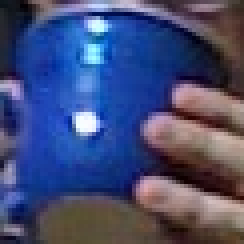
//> input picture Resources/BlueCup.jpg, 61 x 61 px (shown 4 times larger)
$ ./main ../../Resources/BlueCup.jpg   (built with g++ and OpenCV 4)
//> lines starting //> are read from the running program, lines starting //| are printed output that depends on the picture; after the words box and inside, x2 and y2 are one past the last pixel; in counts of white or black regions, pixels touching at a corner belong together
//
//  main.cpp
//  AffineTransform
//
//  Created by chenjie on 2020/6/24.
//  Copyright © 2020 chenjie. All rights reserved.
//

#include <iostream>
#include <opencv2/core.hpp>
#include <opencv2/highgui.hpp>
#include <opencv2/imgproc.hpp>

int main(int argc, const char * argv[]) {
    if (argc != 2) {
      std::cout << "Warp affine\nUsage: " << argv[0] << " <imagename>\n" << std::endl;
      return -1;
    }

    // 读取原图
    cv::Mat src = cv::imread(argv[1], cv::IMREAD_COLOR);
//> src is the input picture: 61 rows x 61 cols, CV_8UC3; mean B, G, R 117.6, 76.4, 68
    if (src.empty()) {
        std::cout << "Can not load " << argv[1] << std::endl;
        return -1;
    }

    // 定义旋转之前图像轮廓顶点坐标
    cv::Point2f srcTri[] = {
        cv::Point2f(0,0),               // 左上
        cv::Point2f(src.cols - 1, 0),   // 右上
        cv::Point2f(0, src.rows - 1)    // 左下
    };
    // 定义旋转之后图像轮廓顶点坐标
    cv::Point2f dstTri[] = {
        cv::Point2f(src.cols * 0.f, src.rows * 0.33f),   // 左上
        cv::Point2f(src.cols * 0.85f, src.rows * 0.25f), // 右上
        cv::Point2f(src.cols * 0.15f, src.rows * 0.7f)   // 左下
    };

    // 计算仿射矩阵
    cv::Mat warp_mat = cv::getAffineTransform(srcTri, dstTri);
    cv::Mat dst, dst2;
    // 应用仿射变换
    cv::warpAffine(src, dst, warp_mat, src.size(),
                   cv::INTER_LINEAR,
                   cv::BORDER_CONSTANT, cv::Scalar());
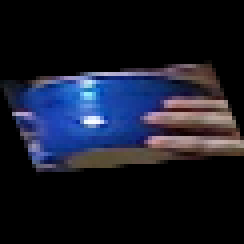
//> dst: 61 rows x 61 cols, CV_8UC3 (shown 4 times larger); mean B, G, R 39.6, 25.7, 22.8

    // 在仿射变换处理后的图像上目标顶点上绘制圆形
    for (int i = 0; i < 3; ++i) {
        cv::circle(dst, dstTri[i], 5, cv::Scalar(255, 0, 255), -1, cv::LINE_AA);
    }
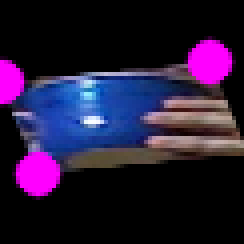
//> dst: 61 rows x 61 cols, CV_8UC3 (shown 4 times larger); 8.57% of pixels changed, all inside (x1, y1, x2, y2) = (0, 9, 59, 50)

    // 显示第一次仿射变换的结果
    cv::imshow("Affine Transform Test", dst);
    // 刮起程序直至输入任意键
    cv::waitKey();

    // 定义旋转中心
    cv::Point2f center(src.cols * 0.5f, src.rows * 0.5f);
//> center = Point(30.5, 30.5)
    // 不断旋转缩放图像
    for (int frame = 0; ; ++frame) {
        // 定义旋转角度和在xy轴上的缩放系数
        double angle = frame * 3 % 360;
        double scale = (cos((angle - 60) * CV_PI/180) + 1.05) * 0.8;
        // 计算旋转缩放矩阵
        cv::Mat rot_mat = cv::getRotationMatrix2D(center, angle, scale);
//> rot_mat = [[1.24, 0, -7.32], [0, 1.24, -7.32]]

        // 应用仿射变换
        cv::warpAffine(src, dst, rot_mat, src.size(),
                       cv::INTER_LINEAR,
                       cv::BORDER_CONSTANT, cv::Scalar());
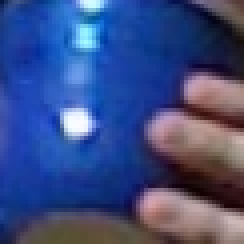
//> dst: 61 rows x 61 cols, CV_8UC3 (shown 4 times larger); mean B, G, R 131.7, 77.2, 60.5
        // 显示旋转后的图像
        cv::imshow("Rotated Image", dst);
        // 等待用户输入任意键结束程序
        if (cv::waitKey(30) >= 0) {
//> the Esc key is pressed
            break;
        }
    }

    return 0;
}

$ run again, on Resources/HandOutdoorColor.jpg
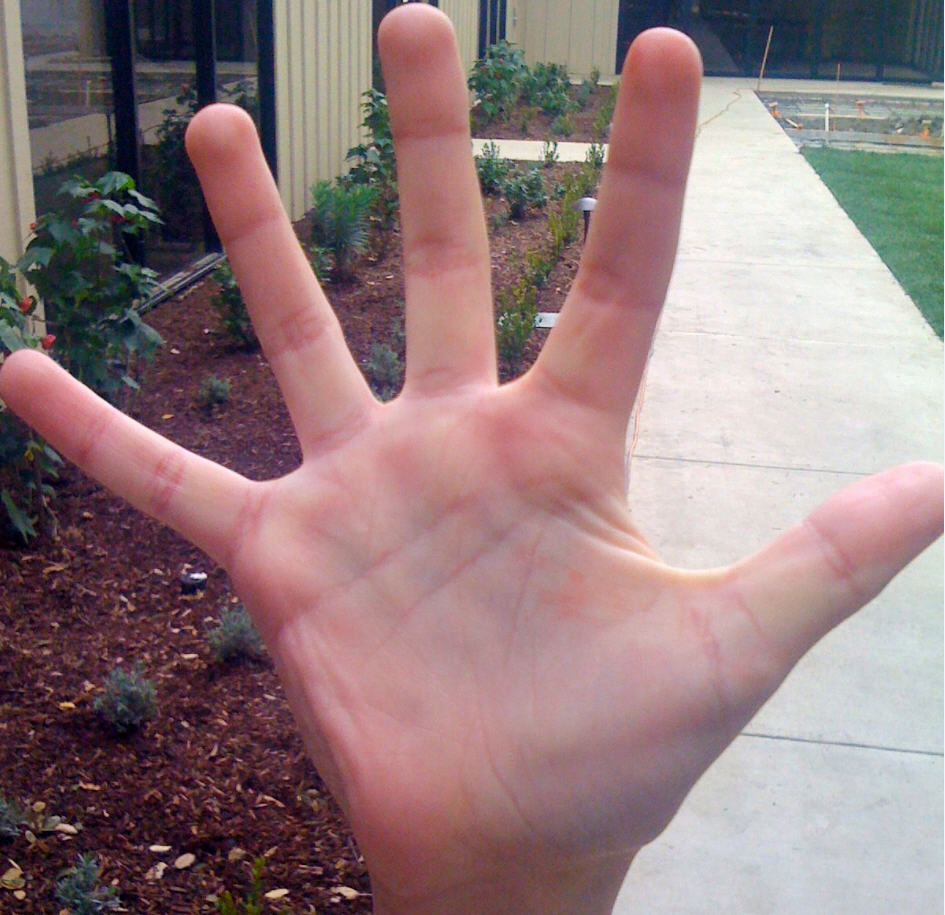
//> input picture Resources/HandOutdoorColor.jpg, 945 x 915 px
//> src is the input picture: 915 rows x 945 cols, CV_8UC3; mean B, G, R 125.6, 123.8, 146.8
//> `cv::warpAffine(src, dst, warp_mat, src.size(), cv::INTER_LINEAR, cv::B..`:
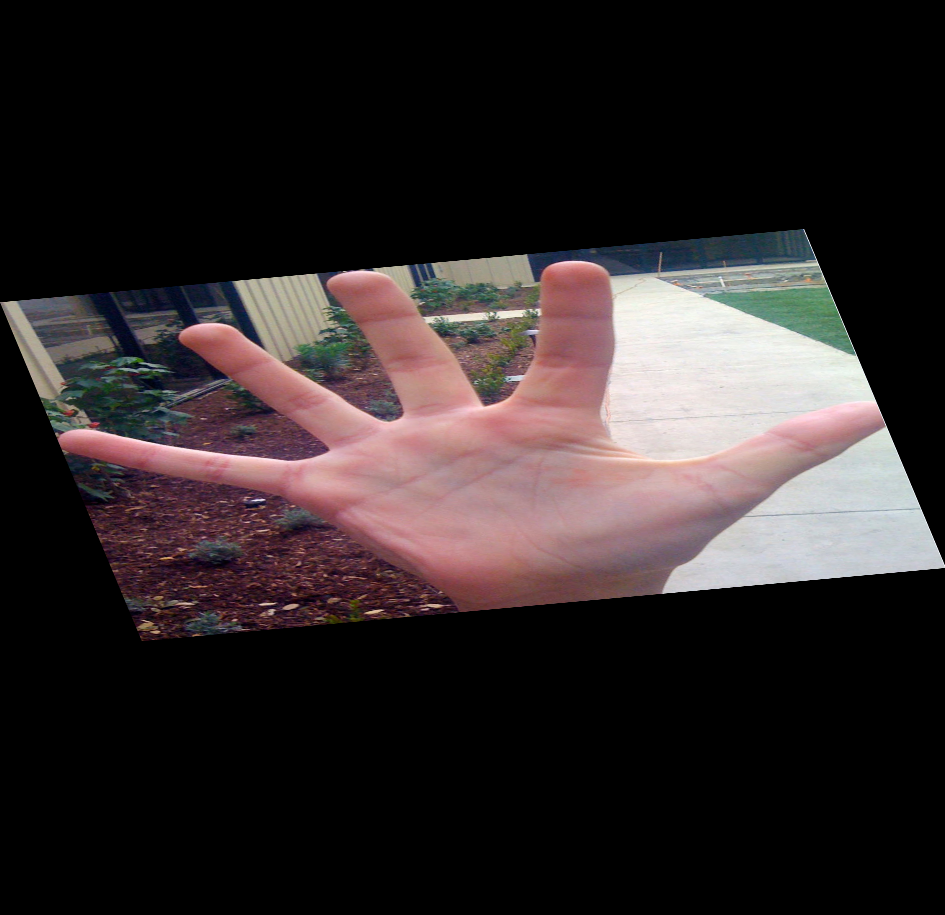
//> dst: 915 rows x 945 cols, CV_8UC3; mean B, G, R 41.1, 40.5, 48
//> `cv::warpAffine(src, dst, rot_mat, src.size(), cv::INTER_LINEAR, cv::BO..`:
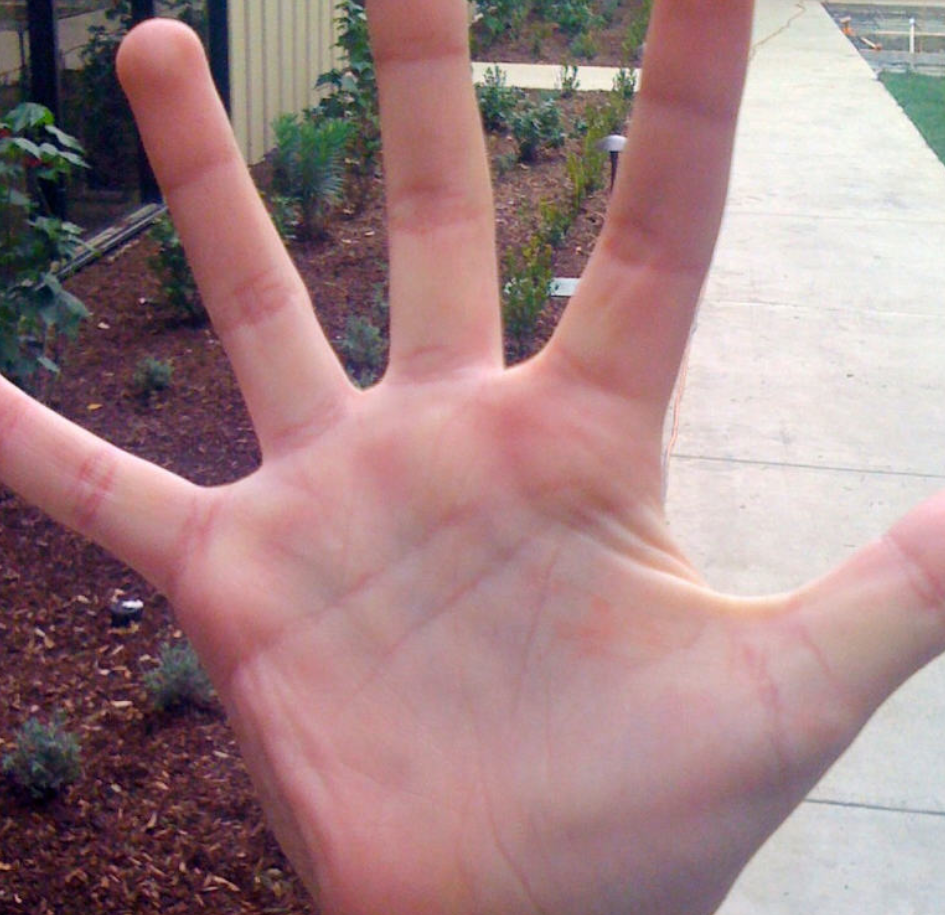
//> dst: 915 rows x 945 cols, CV_8UC3; mean B, G, R 132.2, 130.2, 160.6

$ run again, on Resources/HandOutdoorSunColor.jpg
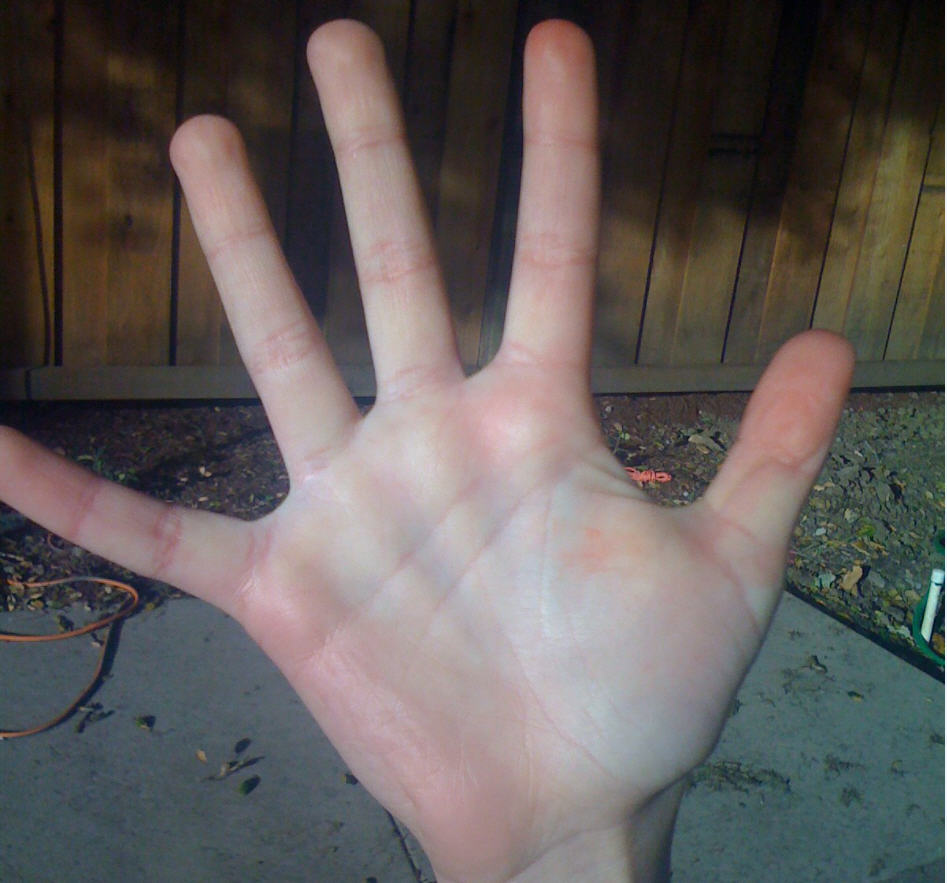
//> input picture Resources/HandOutdoorSunColor.jpg, 947 x 883 px
//> src is the input picture: 883 rows x 947 cols, CV_8UC3; mean B, G, R 91.4, 93.1, 99.4
//> `cv::warpAffine(src, dst, warp_mat, src.size(), cv::INTER_LINEAR, cv::B..`:
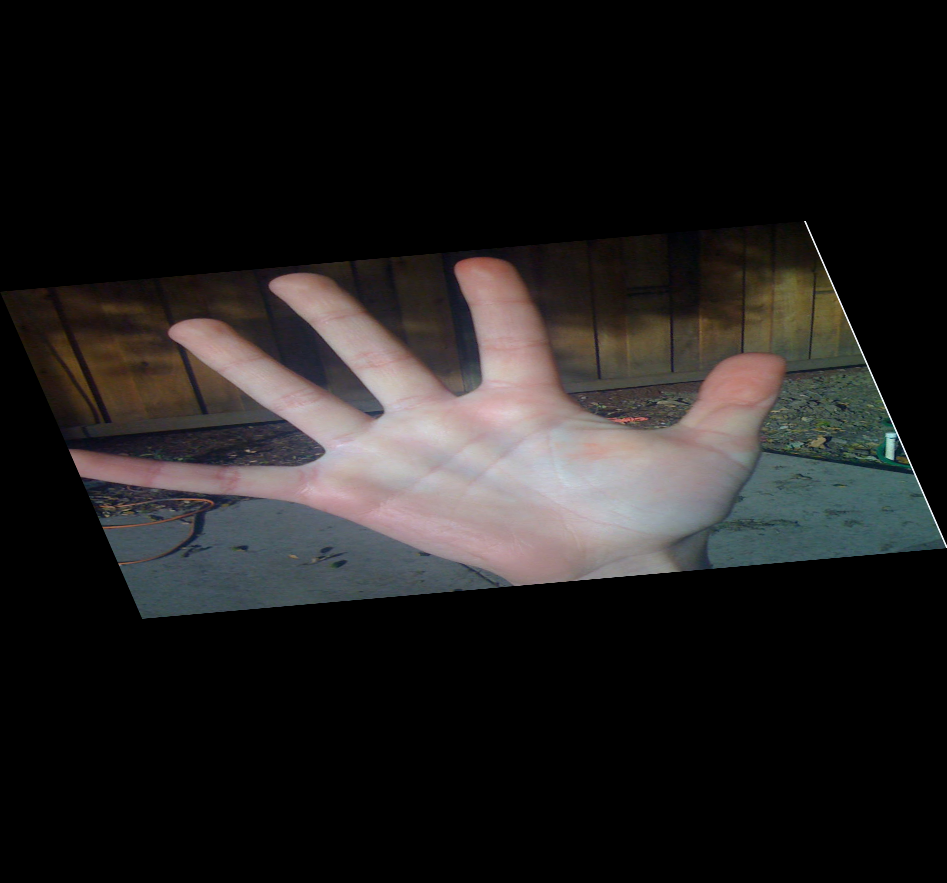
//> dst: 883 rows x 947 cols, CV_8UC3; mean B, G, R 29.9, 30.5, 32.5
//> `cv::warpAffine(src, dst, rot_mat, src.size(), cv::INTER_LINEAR, cv::BO..`:
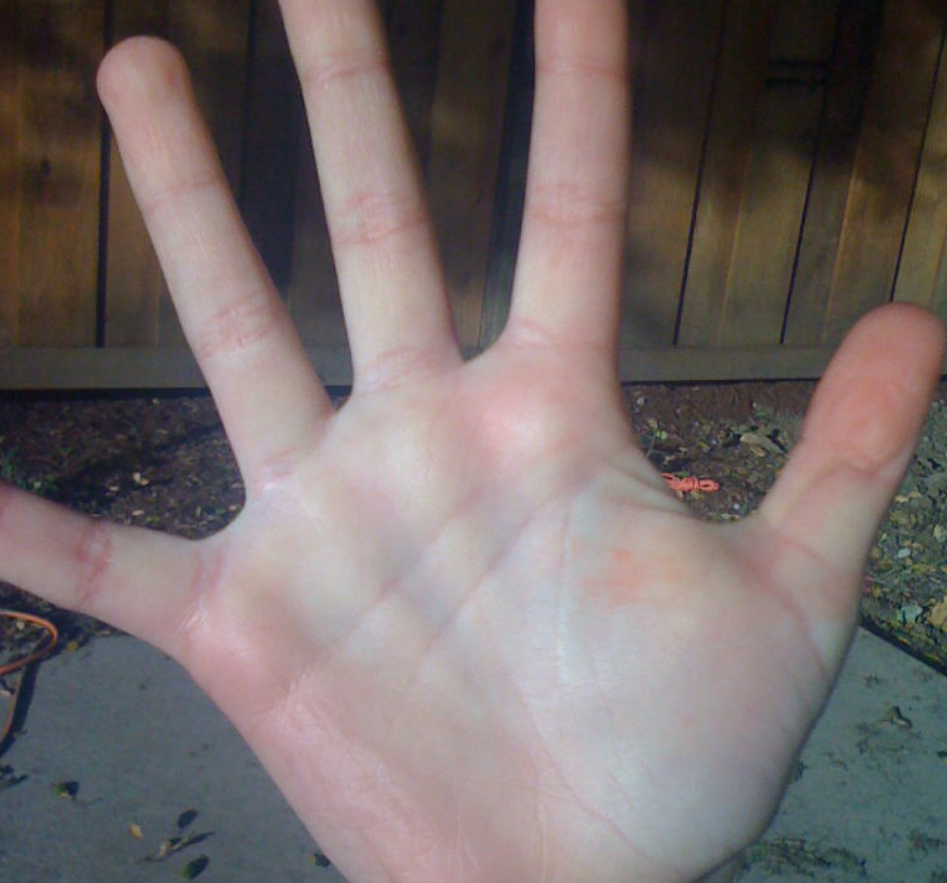
//> dst: 883 rows x 947 cols, CV_8UC3; mean B, G, R 107, 107.9, 118

$ run again, on Resources/adrian.jpg
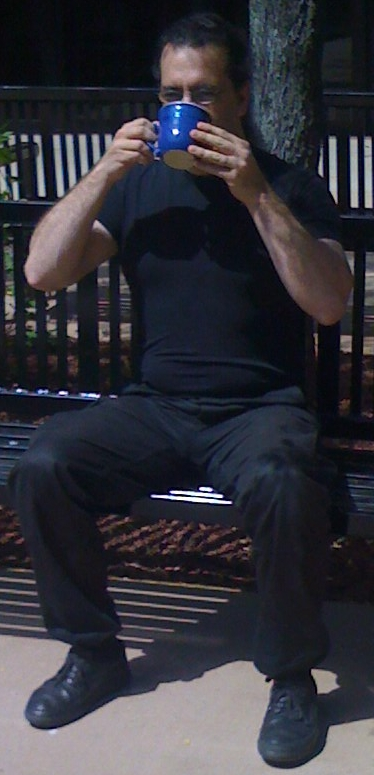
//> input picture Resources/adrian.jpg, 374 x 775 px
//> src is the input picture: 775 rows x 374 cols, CV_8UC3; mean B, G, R 58.5, 51, 51.2
//> after the loop `for (int i = 0; i < 3; ++i)`:
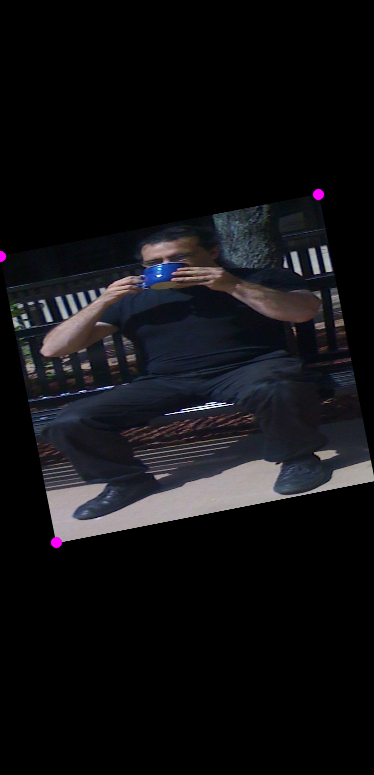
//> dst: 775 rows x 374 cols, CV_8UC3; mean B, G, R 19.4, 16.7, 17
//> `cv::warpAffine(src, dst, rot_mat, src.size(), cv::INTER_LINEAR, cv::BO..`:
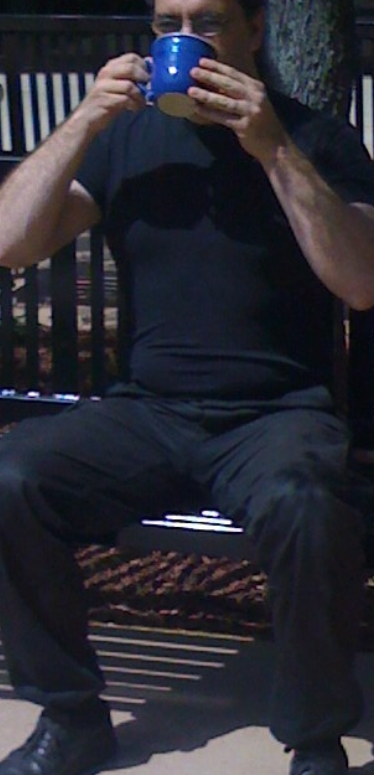
//> dst: 775 rows x 374 cols, CV_8UC3; mean B, G, R 51.5, 42.8, 42.7
